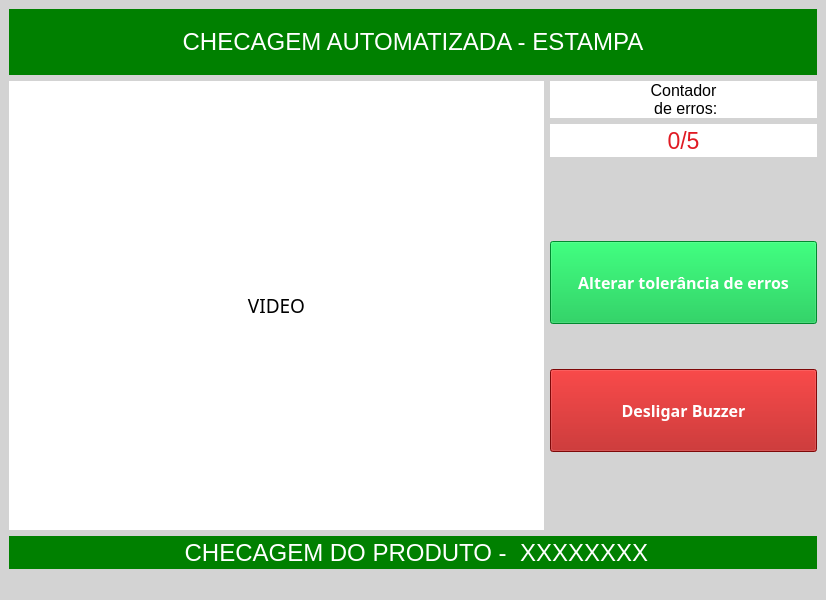
<?xml version="1.0" encoding="UTF-8"?>
<ui version="4.0">
 <class>MainWindow</class>
 <widget class="QMainWindow" name="MainWindow">
  <property name="geometry">
   <rect>
    <x>0</x>
    <y>0</y>
    <width>826</width>
    <height>600</height>
   </rect>
  </property>
  <property name="windowTitle">
   <string>MainWindow</string>
  </property>
  <property name="styleSheet">
   <string notr="true">background-color: lightgrey;</string>
  </property>
  <widget class="QWidget" name="centralwidget">
   <layout class="QGridLayout" name="gridLayout">
    <item row="0" column="0" rowspan="2" colspan="3">
     <widget class="QLabel" name="label">
      <property name="font">
       <font>
        <pointsize>18</pointsize>
       </font>
      </property>
      <property name="styleSheet">
       <string notr="true">background-color:#008000; color: white;</string>
      </property>
      <property name="text">
       <string>CHECAGEM AUTOMATIZADA - ESTAMPA</string>
      </property>
      <property name="alignment">
       <set>Qt::AlignmentFlag::AlignCenter</set>
      </property>
     </widget>
    </item>
    <item row="8" column="2">
     <widget class="QPushButton" name="button_turn_off_buzzer">
      <property name="font">
       <font>
        <family>HoloLens MDL2 Assets</family>
        <pointsize>12</pointsize>
        <bold>true</bold>
       </font>
      </property>
      <property name="styleSheet">
       <string notr="true">background-color: rgb(177, 11, 11); color: white; font-weight: bold; height: 75px;</string>
      </property>
      <property name="text">
       <string>Desligar Buzzer</string>
      </property>
     </widget>
    </item>
    <item row="2" column="2">
     <widget class="QLabel" name="label_of_errors">
      <property name="font">
       <font>
        <pointsize>12</pointsize>
       </font>
      </property>
      <property name="styleSheet">
       <string notr="true">background-color: white</string>
      </property>
      <property name="text">
       <string>Contador 
 de erros:</string>
      </property>
      <property name="alignment">
       <set>Qt::AlignmentFlag::AlignCenter</set>
      </property>
     </widget>
    </item>
    <item row="2" column="0" rowspan="9" colspan="2">
     <widget class="QLabel" name="label_3">
      <property name="font">
       <font>
        <family>HoloLens MDL2 Assets</family>
        <pointsize>14</pointsize>
       </font>
      </property>
      <property name="styleSheet">
       <string notr="true">background-color: #FFF; color:black;</string>
      </property>
      <property name="text">
       <string>VIDEO</string>
      </property>
      <property name="alignment">
       <set>Qt::AlignmentFlag::AlignCenter</set>
      </property>
     </widget>
    </item>
    <item row="11" column="0" colspan="3">
     <widget class="QLabel" name="label_4">
      <property name="font">
       <font>
        <pointsize>18</pointsize>
       </font>
      </property>
      <property name="styleSheet">
       <string notr="true">background-color:#008000; color: white;</string>
      </property>
      <property name="text">
       <string> CHECAGEM DO PRODUTO -  XXXXXXXX</string>
      </property>
      <property name="alignment">
       <set>Qt::AlignmentFlag::AlignCenter</set>
      </property>
     </widget>
    </item>
    <item row="6" column="2">
     <widget class="QPushButton" name="button_change_tolerance">
      <property name="font">
       <font>
        <family>HoloLens MDL2 Assets</family>
        <pointsize>12</pointsize>
        <bold>true</bold>
       </font>
      </property>
      <property name="styleSheet">
       <string notr="true">background-color:#00C040; color:white; height: 75px; font-weight: bold; </string>
      </property>
      <property name="text">
       <string>Alterar tolerância de erros</string>
      </property>
     </widget>
    </item>
    <item row="3" column="2">
     <widget class="QLabel" name="label_error_counter">
      <property name="font">
       <font>
        <family>Ubuntu</family>
        <pointsize>17</pointsize>
        <italic>false</italic>
        <bold>false</bold>
       </font>
      </property>
      <property name="styleSheet">
       <string notr="true">background-color: white;color:rgb(224, 27, 36); font: 17pt &quot;Ubuntu&quot;;</string>
      </property>
      <property name="text">
       <string>0/5</string>
      </property>
      <property name="alignment">
       <set>Qt::AlignmentFlag::AlignCenter</set>
      </property>
     </widget>
    </item>
   </layout>
  </widget>
  <widget class="QStatusBar" name="statusbar"/>
 </widget>
 <resources/>
 <connections/>
</ui>
